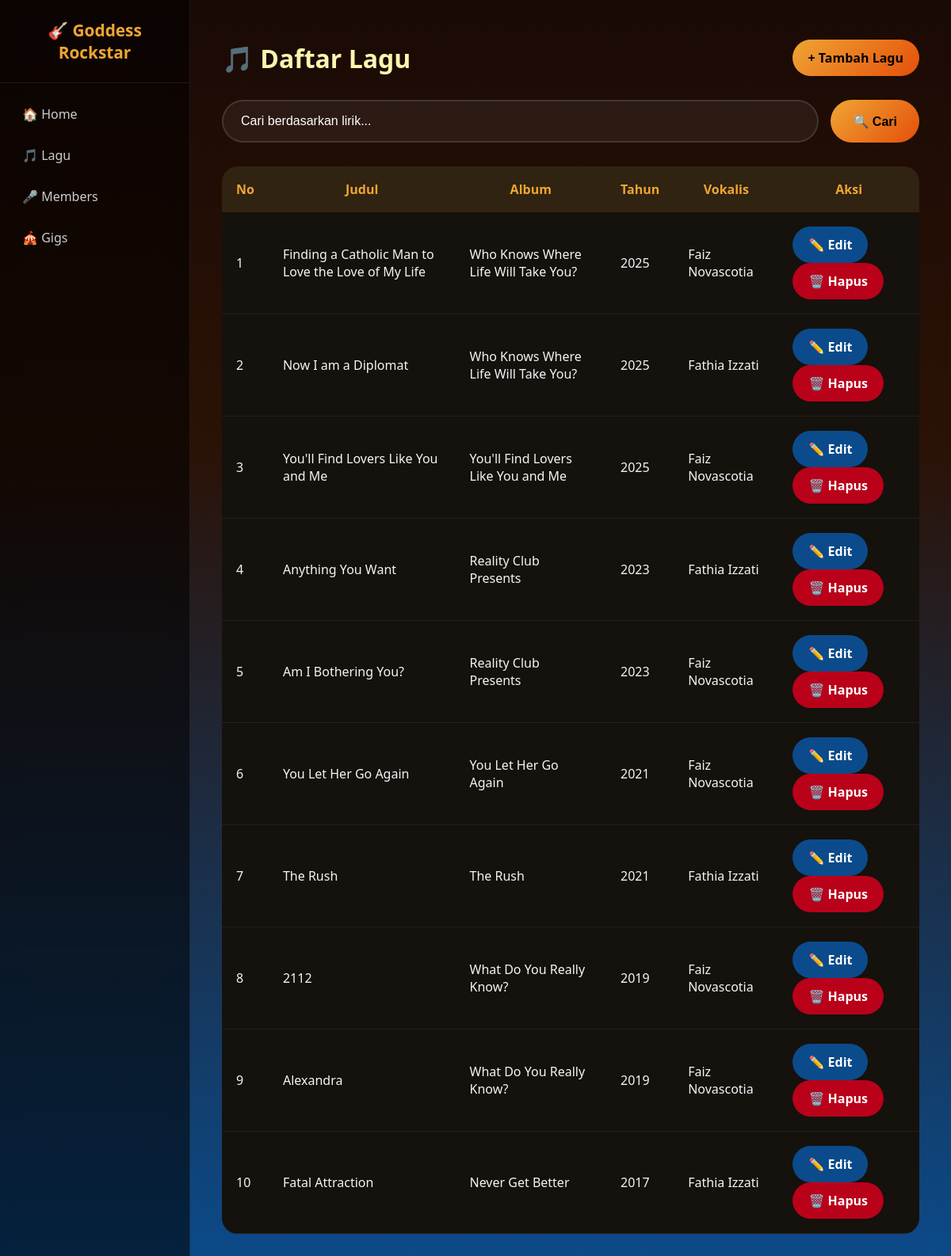
Screenshot of /lagu.php with the database file from the repository.
### tables this page shows
CREATE TABLE `lagu` (
  `id_lagu` int(11) NOT NULL,
  `judul` varchar(150) NOT NULL,
  `album` varchar(100) DEFAULT NULL,
  `tahun` int(11) DEFAULT NULL,
  `lirik` text DEFAULT NULL,
  `id_member` int(11) DEFAULT NULL,
  `cover_url` varchar(255) DEFAULT NULL
);

CREATE TABLE `members` (
  `id_member` int(11) NOT NULL,
  `nama` varchar(100) NOT NULL,
  `role` varchar(50) NOT NULL,
  `bio` text DEFAULT NULL,
  `foto_url` varchar(255) DEFAULT NULL
);

### lagu.php (the view, shortened to what this page needs)
<?php
include 'koneksi.php';
$keyword = "";
$query   = "";
if (isset($_GET['keyword']) && $_GET['keyword'] !== "") {
    $keyword      = $_GET['keyword'];
    $keyword_safe = mysqli_real_escape_string($conn, $keyword);
    $query = "SELECT lagu.id_lagu, lagu.judul, lagu.album, lagu.tahun, members.nama AS vokalis
              FROM lagu
              JOIN members ON lagu.id_member = members.id_member
              WHERE lagu.lirik LIKE '%$keyword_safe%'
              ORDER BY lagu.tahun DESC";
} else {
    $query = "SELECT lagu.id_lagu, lagu.judul, lagu.album, lagu.tahun, members.nama AS vokalis
              FROM lagu
              JOIN members ON lagu.id_member = members.id_member
              ORDER BY lagu.tahun DESC";
}
$result = mysqli_query($conn, $query);
$lagu   = mysqli_fetch_all($result, MYSQLI_ASSOC);
?>
<!DOCTYPE html>
<html lang="id">
<head>
    <link rel="stylesheet" href="style.css">
</head>
<body>
<div class="layout">
    <aside class="sidebar">
        <div class="sidebar-brand">🎸 Goddess<br>Rockstar</div>
        <nav class="sidebar-nav">
            <a href="index.php">🏠 Home</a>
            <a href="lagu.php">🎵 Lagu</a>
            <a href="members.php">🎤 Members</a>
            <a href="gigs.php">🎪 Gigs</a>
        </nav>
    </aside>
    <main class="main-content">
<div class="container">
    <div class="page-header">
        <h2>🎵 Daftar Lagu</h2>
        <a href="tambah_lagu.php" class="btn btn-add">+ Tambah Lagu</a>
    </div>
    <form method="GET" action="lagu.php" class="search-form-inline">
        <input type="text" name="keyword" placeholder="Cari berdasarkan lirik..." value="<?= htmlspecialchars($keyword) ?>">
        <button type="submit">🔍 Cari</button>
    </form>
    <?php if (count($lagu) > 0): ?>
        <table class="tabel">
            <thead>
                <tr>
                    <th>No</th>
                    <th>Judul</th>
                    <th>Album</th>
                    <th>Tahun</th>
                    <th>Vokalis</th>
                    <th>Aksi</th>
                </tr>
            </thead>
            <tbody>
                <?php foreach ($lagu as $i => $row): ?>
                <tr>
                    <td><?= $i + 1 ?></td>
                    <td><?= htmlspecialchars($row['judul']) ?></td>
                    <td><?= htmlspecialchars($row['album']) ?></td>
                    <td><?= $row['tahun'] ?></td>
                    <td><?= htmlspecialchars($row['vokalis']) ?></td>
                    <td class="aksi">
                        <a href="edit_lagu.php?id=<?= $row['id_lagu'] ?>" class="btn btn-edit">✏️ Edit</a>
                        <a href="hapus_lagu.php?id=<?= $row['id_lagu'] ?>" class="btn btn-delete" onclick="return confirm('Yakin hapus lagu ini?')">🗑️ Hapus</a>
                    </td>
                </tr>
                <?php endforeach; ?>
            </tbody>
        </table>
    <?php else: ?>
        <div class="not-found">
            <p>😔 Tidak ada lagu yang cocok dengan "<strong><?= htmlspecialchars($keyword) ?></strong>"</p>
        </div>
    <?php endif; ?>
</div>
</body>
</html>

### style.css (style rules this page uses)
:root { --cream:#FCF5AF; --yellow:#F0A533; --orange:#E44F0A; --red:#BA011A; --blue:#0B4B8B; --black:#000000; --card:#15110d; --card2:#1d1712; --text:#f5f5f5; --muted:#b8a99a; --sidebar-w:240px; }
* { margin:0; padding:0; box-sizing:border-box; }
html { scroll-behavior:smooth; }
body { font-family:'Segoe UI',sans-serif; color:var(--text); min-height:100vh; overflow-x:hidden; background: linear-gradient(180deg, #1a0a05 0%, #2b1206 35%, #0B4B8B 100%); }
.layout { display:flex; min-height:100vh; }
.sidebar { width:var(--sidebar-w); flex-shrink:0; background:rgba(0,0,0,.55); backdrop-filter:blur(12px); border-right:1px solid rgba(255,255,255,.08); padding:24px 0; position:fixed; top:0; left:0; bottom:0; display:flex; flex-direction:column; }
.sidebar-brand { font-size:1.3rem; font-weight:800; color:var(--yellow); text-align:center; padding:0 16px 24px; border-bottom:1px solid rgba(255,255,255,.08); margin-bottom:16px; }
.sidebar-nav { display:flex; flex-direction:column; gap:6px; padding:0 12px; }
.sidebar-nav a { color:#ccc; text-decoration:none; padding:12px 16px; border-radius:12px; font-weight:500; transition:.25s; }
.main-content { margin-left:var(--sidebar-w); width:100%; }
.search-form-inline { display:flex; gap:15px; margin-bottom:30px; }
.search-form-inline input { flex:1; background:rgba(255,255,255,.06); border:2px solid rgba(255,255,255,.12); border-radius:999px; padding:16px 22px; color:white; font-size:1rem; transition:.3s; }
.search-form-inline input::placeholder { color: #ffffff; }
.search-form-inline button { border:none; border-radius:999px; padding:0 28px; background:linear-gradient(135deg, var(--yellow), var(--orange)); color:black; font-weight:bold; font-size:1rem; cursor:pointer; transition:.3s; }
.container { max-width:1200px; margin:auto; padding:50px 40px; }
.page-header { display:flex; justify-content:space-between; align-items:center; margin-bottom:30px; }
.page-header h2 { font-size:2rem; color:var(--cream); }
.tabel { width:100%; border-collapse:collapse; overflow:hidden; border-radius:20px; background:var(--card); }
.tabel th { background:rgba(240,165,51,.12); color:var(--yellow); padding:18px; }
.tabel td { padding:18px; border-bottom:1px solid rgba(255,255,255,.06); }
.btn { border:none; text-decoration:none; border-radius:999px; padding:12px 20px; cursor:pointer; transition:.3s; font-weight:600; display:inline-block; }
.btn-add { background:linear-gradient(135deg, var(--yellow), var(--orange)); color:black; }
.btn-edit { background:var(--blue); color:white; }
.btn-delete { background:var(--red); color:white; }

### rows the page displays
lagu: judul "Finding a Catholic Man to Love the Love of My Life", album "Who Knows Where Life Will Take You?", tahun "2025", id_member.nama "Faiz Novascotia"
lagu: judul "Now I am a Diplomat", album "Who Knows Where Life Will Take You?", tahun "2025", id_member.nama "Fathia Izzati"
lagu: judul "You'll Find Lovers Like You and Me", album "You'll Find Lovers Like You and Me", tahun "2025", id_member.nama "Faiz Novascotia"
lagu: judul "Anything You Want", album "Reality Club Presents", tahun "2023", id_member.nama "Fathia Izzati"
lagu: judul "Am I Bothering You?", album "Reality Club Presents", tahun "2023", id_member.nama "Faiz Novascotia"
lagu: judul "You Let Her Go Again", album "You Let Her Go Again", tahun "2021", id_member.nama "Faiz Novascotia"
lagu: judul "The Rush", album "The Rush", tahun "2021", id_member.nama "Fathia Izzati"
lagu: judul "2112", album "What Do You Really Know?", tahun "2019", id_member.nama "Faiz Novascotia"
lagu: judul "Alexandra", album "What Do You Really Know?", tahun "2019", id_member.nama "Faiz Novascotia"
lagu: judul "Fatal Attraction", album "Never Get Better", tahun "2017", id_member.nama "Fathia Izzati"
